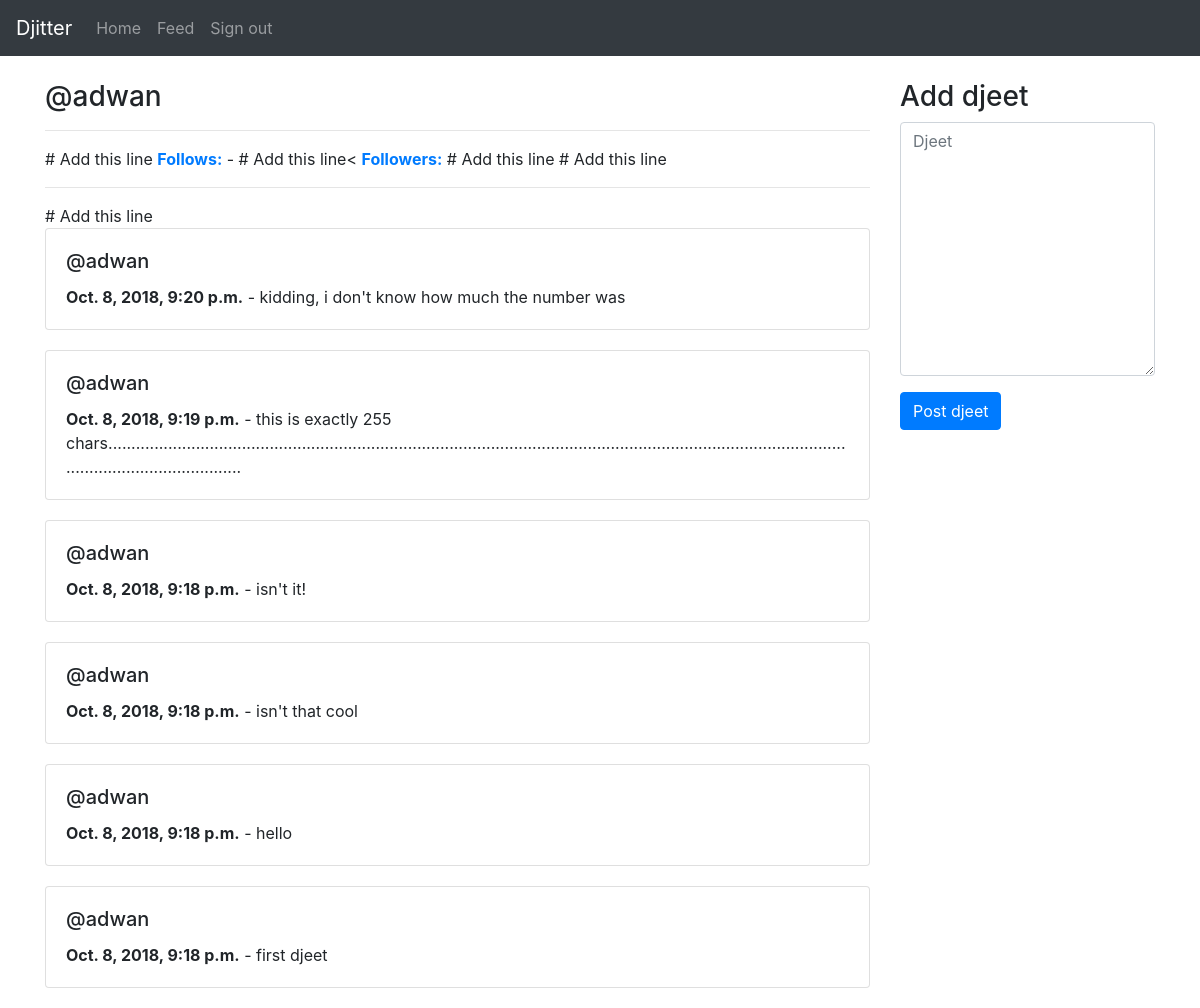
Page /adwan/ (signed in) on the committed database.
### djeet/models.py (models this page shows)
class Djeet(models.Model):
  user = models.ForeignKey(User, related_name='djeets', on_delete=models.DO_NOTHING)
  body = models.CharField(max_length=255)
  created_at = models.DateTimeField(auto_now_add=True)
  class Meta:
    ordering = ('-created_at',)

### djeeterprofile/views.py (the view)
# urls.py: path('<str:username>/', profile, name='profile'),
def profile(request, username): # Replace the old profile view with this one
  if request.user.is_authenticated:
    user = User.objects.get(username=username)
    if request.method == 'POST':
      form = DjeetForm(data=request.POST)
      if form.is_valid():
        djeet = form.save(commit=False)
        djeet.user = request.user
        djeet.save()
        redirecturl = request.POST.get('redirect', '/')
        return redirect(redirecturl)
    else:
      form = DjeetForm()
    return render(request, 'profile.html', {'form': form, 'user': user})
  else:
    return redirect('/')

### djeet/forms.py
class DjeetForm(forms.ModelForm):
  body = forms.CharField(required=True, widget=forms.widgets.Textarea(attrs={'placeholder': 'Djeet', 'class': 'form-control'}))
  class Meta:
    model = Djeet
    exclude = ('user',)

### templates/profile.html (shortened to what this page needs)
{% extends 'templates/base.html' %}
{% block main %}
<div class="row">
  <div class="col-9">
    <h3>@{{ user.username }}</h3>
    <hr> # Add this line
    <b><a href="/{{ user.username }}/follows/">Follows:</a></b> {{ user.djeeterprofile.follows.count }} -  # Add this line<
    <b><a href="/{{ user.username }}/followers/">Followers:</a></b> {{ user.djeeterprofile.followed_by.count }}  # Add this line
    # Add this line
    <hr> # Add this line
    {% if user.djeets.all %}
      {% for djeet in user.djeets.all %}
        <div class="card" style="margin-bottom: 20px;">
          <div class="card-body">
            <h5 class="card-title">@{{ djeet.user.username }}</h5>
            <p class="card-text"><b>{{ djeet.created_at }}</b> - {{ djeet.body }}</p>
          </div>
        </div>
      {% endfor %}
    {% else %}
      <p>No djeets yet!</p>
    {% endif %}
  </div>
  <div class="col-3">
    <h3>Add djeet</h3>
    <form action="." method="post">
      {% for field in form %}
        <div class="form-group">
          {{ field }}
        </div>
      {% endfor %}
      <input type="submit" value="Post djeet" class="btn btn-primary">
    </form>
  </div>
</div>
{% endblock %}

### templates/base.html (shortened to what this page needs)
<!doctype html>
<html lang="en">
  <head>
    <link rel="stylesheet" href="https://maxcdn.bootstrapcdn.com/bootstrap/4.0.0/css/bootstrap.min.css">
  </head>
  <body style="padding-top: 80px;">
    <nav class="navbar navbar-expand-md navbar-dark bg-dark fixed-top">
      <a class="navbar-brand" href="/">Djitter</a>
      <div class="collapse navbar-collapse" id="navbarsExampleDefault">
        <ul class="navbar-nav mr-auto">
          {% if request.user.is_authenticated %}
            <li class="nav-item">
              <a class="nav-link" href="/">Home</a>
            </li>
            <li class="nav-item">
              <a class="nav-link" href="/feed">Feed</a>
            </li>
            <li class="nav-item">
              <a class="nav-link" href="/signout">Sign out</a>
            </li>
          {% endif %}
        </ul>
      </div>
    </nav>
    <main role="main" class="container">
      {% block main %}
      {% endblock %}
    </main>
  </body>
</html>

### rows in the picture
Djeet: user.username "adwan", created_at "Oct. 8, 2018, 9:20 p.m.", body "kidding, i don't know how much the number was"
Djeet: user.username "adwan", created_at "Oct. 8, 2018, 9:19 p.m.", body "this is exactly 255 chars......................................................................................................................................................................................................"
Djeet: user.username "adwan", created_at "Oct. 8, 2018, 9:18 p.m.", body "isn't it!"
Djeet: user.username "adwan", created_at "Oct. 8, 2018, 9:18 p.m.", body "isn't that cool"
Djeet: user.username "adwan", created_at "Oct. 8, 2018, 9:18 p.m.", body "hello"
Djeet: user.username "adwan", created_at "Oct. 8, 2018, 9:18 p.m.", body "first djeet"

### other values in the picture
{{ user.username }} "adwan"
